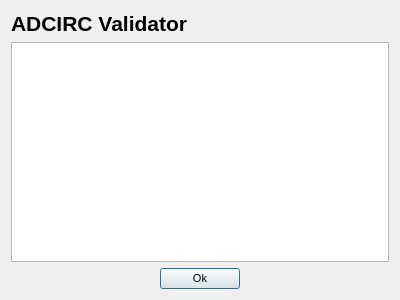
<?xml version="1.0" encoding="UTF-8"?>
<ui version="4.0">
 <class>about_dialog</class>
 <widget class="QDialog" name="about_dialog">
  <property name="geometry">
   <rect>
    <x>0</x>
    <y>0</y>
    <width>400</width>
    <height>300</height>
   </rect>
  </property>
  <property name="font">
   <font>
    <pointsize>16</pointsize>
    <weight>75</weight>
    <bold>true</bold>
   </font>
  </property>
  <property name="windowTitle">
   <string>About</string>
  </property>
  <layout class="QVBoxLayout" name="verticalLayout">
   <item>
    <widget class="QLabel" name="label_header">
     <property name="text">
      <string>ADCIRC Validator</string>
     </property>
    </widget>
   </item>
   <item>
    <widget class="QPlainTextEdit" name="text_about">
     <property name="enabled">
      <bool>true</bool>
     </property>
     <property name="font">
      <font>
       <pointsize>8</pointsize>
       <weight>50</weight>
       <bold>false</bold>
      </font>
     </property>
     <property name="readOnly">
      <bool>true</bool>
     </property>
    </widget>
   </item>
   <item>
    <layout class="QHBoxLayout" name="horizontalLayout">
     <item>
      <spacer name="horizontalSpacer">
       <property name="orientation">
        <enum>Qt::Horizontal</enum>
       </property>
       <property name="sizeHint" stdset="0">
        <size>
         <width>40</width>
         <height>20</height>
        </size>
       </property>
      </spacer>
     </item>
     <item>
      <widget class="QPushButton" name="button_ok">
       <property name="font">
        <font>
         <pointsize>8</pointsize>
         <weight>50</weight>
         <bold>false</bold>
        </font>
       </property>
       <property name="text">
        <string>Ok</string>
       </property>
      </widget>
     </item>
     <item>
      <spacer name="horizontalSpacer_2">
       <property name="orientation">
        <enum>Qt::Horizontal</enum>
       </property>
       <property name="sizeHint" stdset="0">
        <size>
         <width>40</width>
         <height>20</height>
        </size>
       </property>
      </spacer>
     </item>
    </layout>
   </item>
  </layout>
 </widget>
 <resources/>
 <connections/>
</ui>
